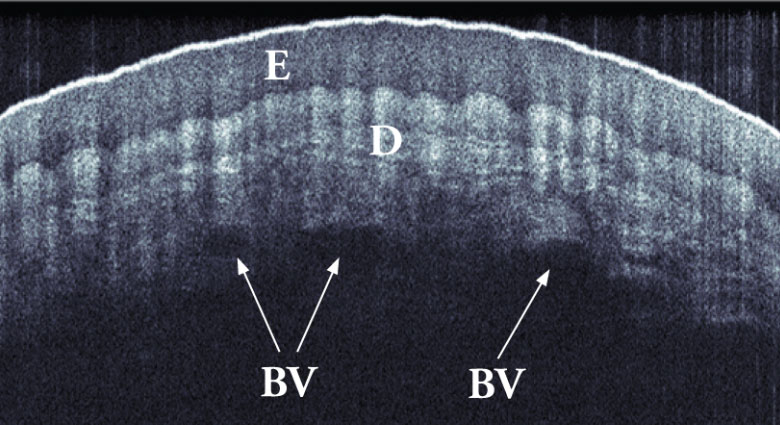
#> input picture Images/sidelobe/sidelobe_a.jpeg, 780 x 425 px
$ python sidelobe_demo.py
#> lines starting #> are read from the running program, lines starting #| are printed output that depends on the picture
# -*- coding: utf-8 -*-
# @Time    : 2021-10-06 2:12 p.m.
# @Author  : young wang
# @FileName: sidelobe_deom.py
# @Software: PyCharm


import matplotlib
from matplotlib import pyplot as plt

if __name__ == '__main__':
    plt.close('all')
    # Customize matplotlib params
    matplotlib.rcParams.update(
        {
            'font.size': 25,
            'text.usetex': False,
            'font.family': 'sans-serif',
            'mathtext.fontset': 'stix',
        }
    )

    fig,ax = plt.subplots(3,2, figsize=(16,9), constrained_layout = True)
    finger = plt.imread('../Images/sidelobe/sidelobe_a.jpeg')
#> finger is the input picture: shape (425, 780, 3); mean R, G, B 68.4, 72.8, 86.1
    onion = plt.imread('../Images/sidelobe/sidelobe_b.png')
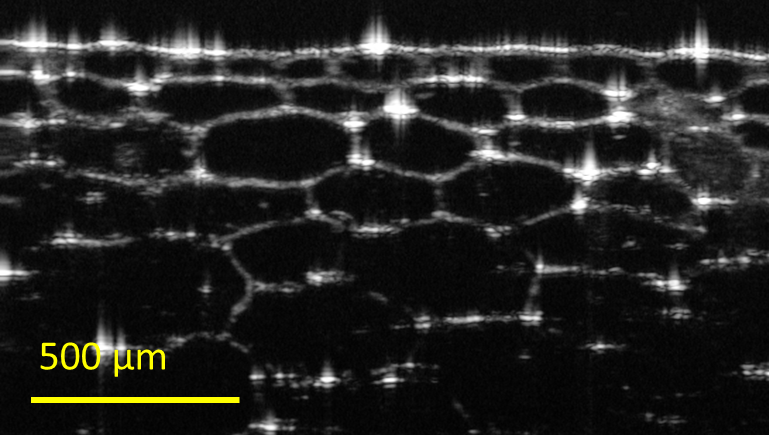
#> input picture Images/sidelobe/sidelobe_b.png, 769 x 435 px
#> onion is the input picture: shape (435, 769, 4) float32; mean R, G, B, A 0.136, 0.136, 0.129, 1
    lens = plt.imread('../Images/sidelobe/sidelobe_c.png')
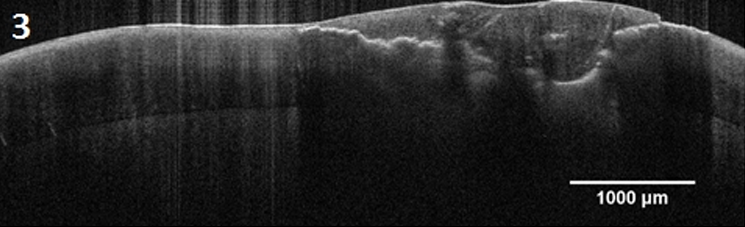
#> input picture Images/sidelobe/sidelobe_c.png, 745 x 227 px
#> lens is the input picture: shape (227, 745, 4) float32; mean R, G, B, A 0.151, 0.151, 0.151, 1
    skin = plt.imread('../Images/sidelobe/sidelobe_d.png')
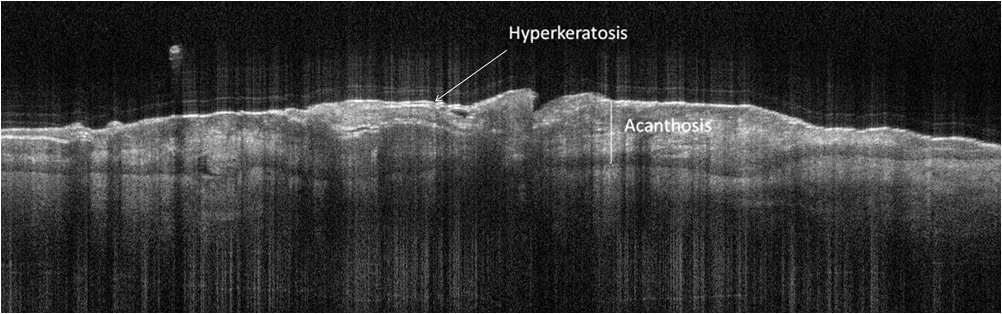
#> input picture Images/sidelobe/sidelobe_d.png, 1002 x 314 px
#> skin is the input picture: shape (314, 1002, 3) float32; mean R, G, B 0.208, 0.208, 0.207
    ear = plt.imread('../Images/sidelobe/sidelobe_e.jpeg')
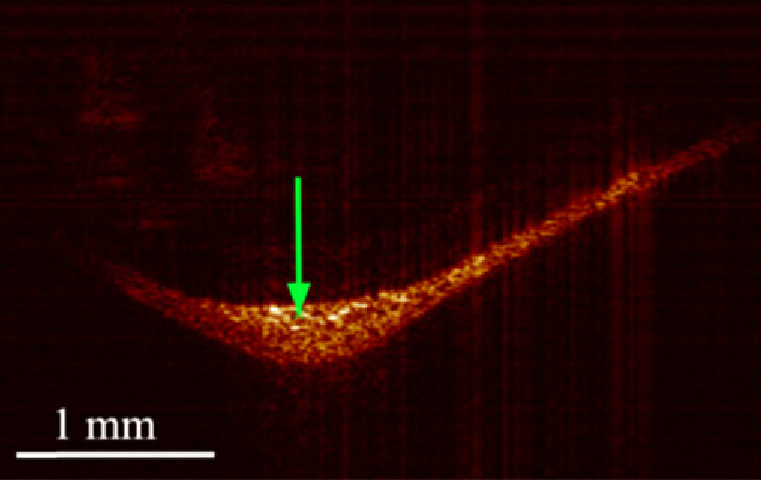
#> input picture Images/sidelobe/sidelobe_e.jpeg, 761 x 480 px
#> ear is the input picture: shape (480, 761, 3); mean R, G, B 32.6, 4.6, 2.7
    oral = plt.imread('../Images/sidelobe/sidelobe_f.jpg')
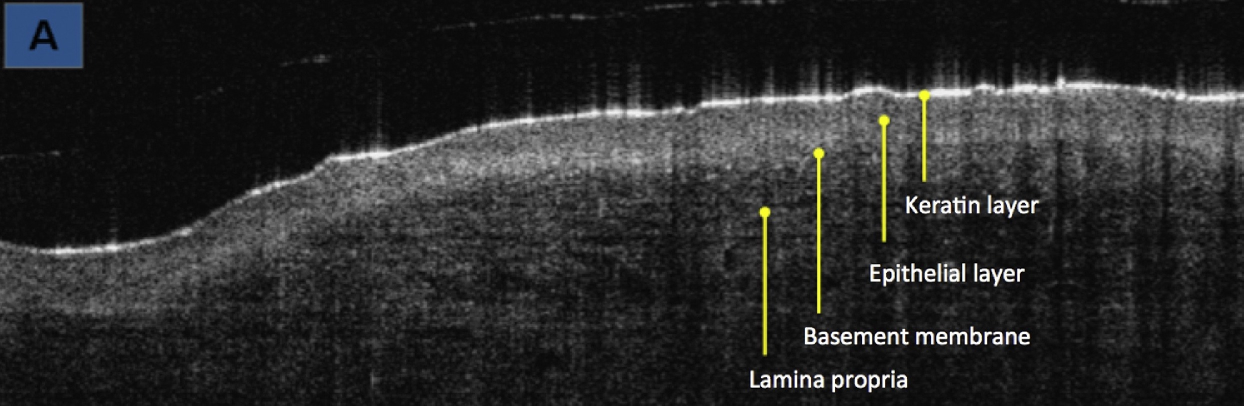
#> input picture Images/sidelobe/sidelobe_f.jpg, 2487 x 811 px (shown at 1/2 size)
#> oral is the input picture: shape (811, 2487, 3); mean R, G, B 41.5, 41.8, 41.4

    ax[0,0].imshow(finger)
    ax[0, 0].set_title('(a)')
    ax[0,0].set_axis_off()

    ax[0,0].annotate('', xy=(650, 60), xycoords='data',
                      xytext=(680, 20), textcoords='data',
                      arrowprops=dict(facecolor='red', shrink=0.05),
                      horizontalalignment='right', verticalalignment='top',
                      )

    ax[0,0].annotate('', xy=(680, 70), xycoords='data',
                      xytext=(720, 20), textcoords='data',
                      arrowprops=dict(facecolor='red', shrink=0.05),
                      horizontalalignment='right', verticalalignment='top',
                      )

    ax[0,1].imshow(onion)
    ax[0, 1].set_title('(b)')
    ax[0,1].set_axis_off()

    ax[0, 1].annotate('', xy=(380, 30), xycoords='data',
                      xytext=(420, 5), textcoords='data',
                      arrowprops=dict(facecolor='red', shrink=0.05),
                      horizontalalignment='right', verticalalignment='top',
                      )

    ax[0, 1].annotate('', xy=(410, 110), xycoords='data',
                      xytext=(445, 70), textcoords='data',
                      arrowprops=dict(facecolor='red', shrink=0.05),
                      horizontalalignment='right', verticalalignment='top',
                      )

    ax[1,0].imshow(ear)
    ax[1, 0].set_title('(c)')
    ax[1,0].set_axis_off()

    ax[1, 0].annotate('', xy=(500, 220), xycoords='data',
                      xytext=(540, 160), textcoords='data',
                      arrowprops=dict(facecolor='red', shrink=0.05),
                      horizontalalignment='right', verticalalignment='top',
                      )


    ax[1,1].imshow(oral)
    ax[1, 1].set_title('(d)')
    ax[1,1].set_axis_off()
    ax[1, 1].annotate('', xy=(1300, 200), xycoords='data',
                      xytext=(1500, 100), textcoords='data',
                      arrowprops=dict(facecolor='red', shrink=0.05),
                      horizontalalignment='right', verticalalignment='top',
                      )

    ax[2,0].imshow(lens)
    ax[2,0].set_axis_off()
    ax[2, 0].set_title('(e)')
    ax[2, 0].annotate('', xy=(200, 20), xycoords='data',
                      xytext=(240, 5), textcoords='data',
                      arrowprops=dict(facecolor='red', shrink=0.05),
                      horizontalalignment='right', verticalalignment='top',
                      )

    ax[2,1].set_axis_off()
    ax[2,1].imshow(skin)
    ax[2, 1].set_title('(f)')
    ax[2, 1].annotate('', xy=(400, 80), xycoords='data',
                      xytext=(450, 20), textcoords='data',
                      arrowprops=dict(facecolor='red', shrink=0.05),
                      horizontalalignment='right', verticalalignment='top',
                      )

    ax[2, 1].annotate('', xy=(350, 80), xycoords='data',
                      xytext=(400, 20), textcoords='data',
                      arrowprops=dict(facecolor='red', shrink=0.05),
                      horizontalalignment='right', verticalalignment='top',
                      )


    plt.show()

    # fig.savefig('../Images/sidelobe_deom.jpeg',
    #             dpi = 800,
    #             transparent=True,format = 'jpeg')
